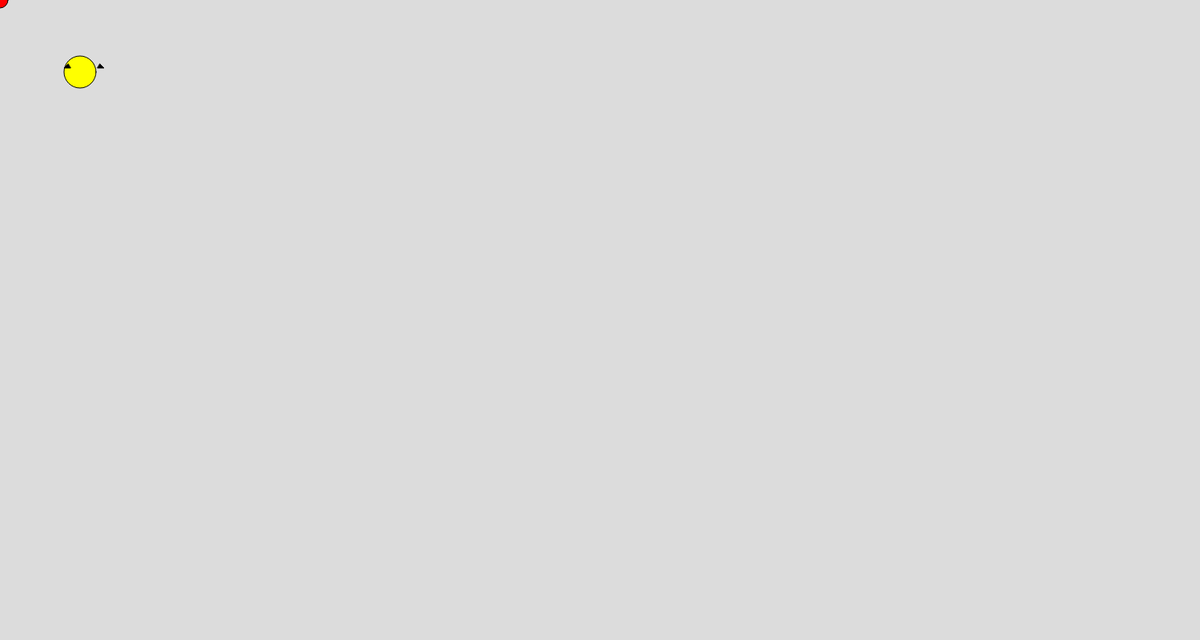
Frame 1 (no input)
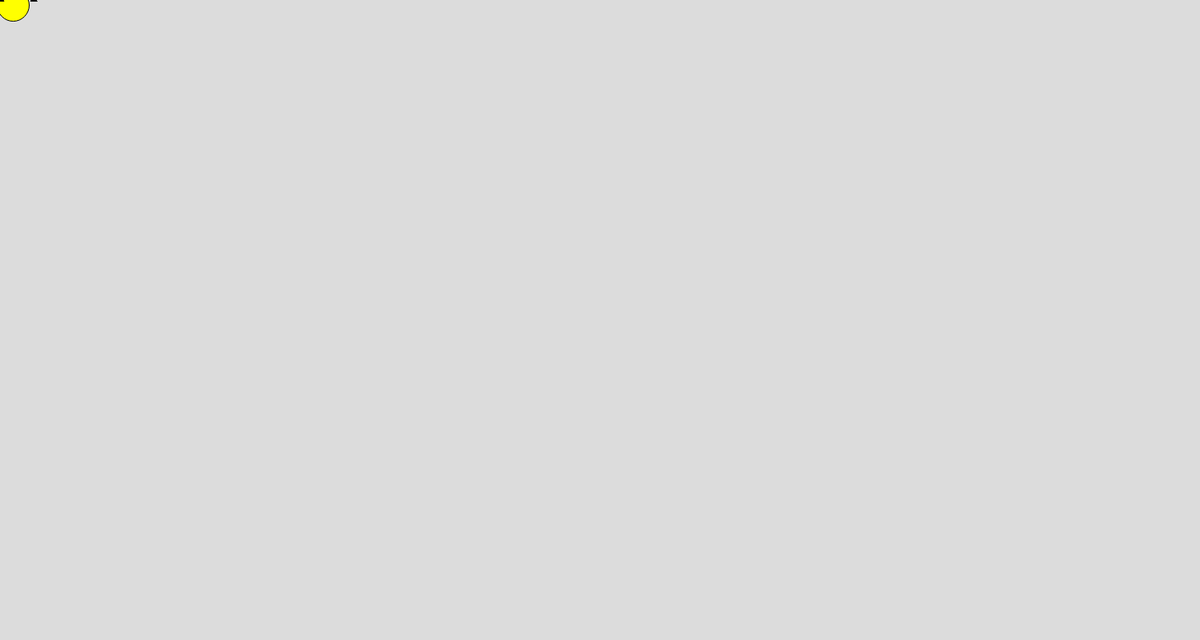
Frame 60 (no input)
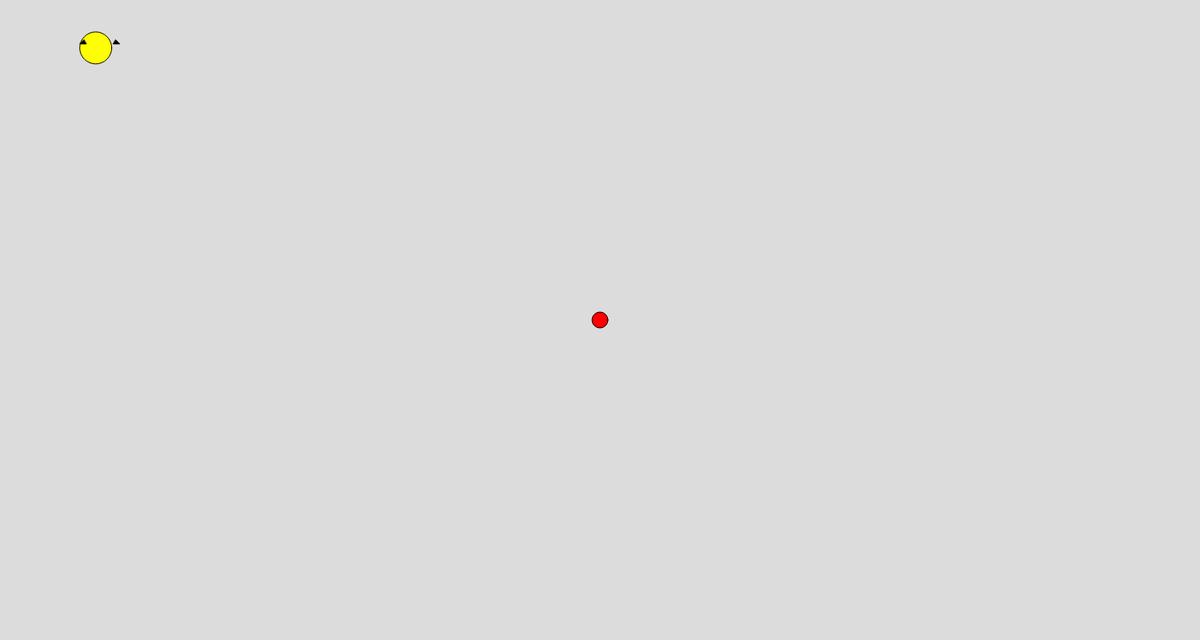
Frame 120 (the mouse pressed at the canvas centre since frame 60)

The p5.js sketch that drew these frames (run headless with seeded random() and noise() and a simulated clock; from frame 60 on, the mouse is pressed at the canvas centre):

// p5.js sketch
// ── sketch.js
let catX = 100; // Initial x position of the cat
let catY = 100; // Initial y position of the cat
let ballX;     // Initial x position of the ball
let ballY;     // Initial y position of the ball
let ballSpeedX = 2; // Speed of the ball on the x-axis
let ballSpeedY = 2; // Speed of the ball on the y-axis

function setup() {
  createCanvas(1500, 800);
  ballX = width / 2; // Start the ball at the center of the canvas
  ballY = height / 2;
}

function draw() {
  background(220);
  
  // Draw the ball
  fill(255, 0, 0);
  ellipse(ballX, ballY, 20, 20);
  
  // Draw the cat face
  fill(255, 255, 0);       // Yellow color for the head
  ellipse(catX, catY - 10, 40, 40); // Cat head
  fill(0);
  triangle(catX - 15, catY - 20, catX - 20, catY - 15, catX - 12, catY - 15); // Left ear
  triangle(catX + 25, catY - 20, catX + 30, catY - 15, catX + 22, catY - 15); // Right ear
  
  // Update the ball's position based on mouse movement
  ballX = mouseX;
  ballY = mouseY;
  
  // Make the cat chase the ball
  let dx = ballX - catX;
  let dy = ballY - catY;
  
  // Normalize the vector to get the direction
  let distance = sqrt(dx * dx + dy * dy);
  
  if (distance > 0) {
    catX += dx / distance * 2;
    catY += dy / distance * 2;
  }
  
  // Keep the cat within the canvas
  catX = constrain(catX, 0, width - 40);
  catY = constrain(catY, 0, height - 40);
}

function mouseMoved() {
  // Update the ball's position when the mouse moves
  ballX = mouseX;
  ballY = mouseY;
}
